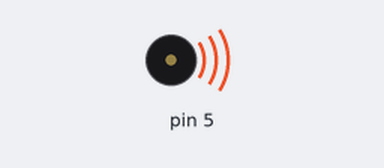
The sketch below on a simulated Arduino Uno, built with avr-gcc and run on an emulated ATmega328P. On the bench: buzzer (waves = sounding).

Above: at 0.5 s.
Timing chart, 0 to 4.6 s (numbered marks = the images above):
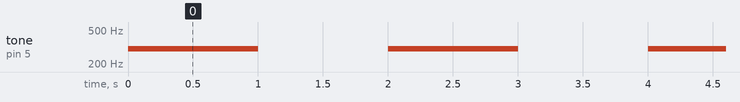

The sketch:

Buzzer.ino
```cpp
void setup() {
  // put your setup code here, to run once:
  pinMode(5, OUTPUT);
}

void loop() {
  // put your main code here, to run repeatedly:
  tone(5, 300);
  delay(1000);
  noTone(5);
  delay(1000);
}
```

Measured:
- by itself, tone on pin 5: alternates 300 Hz for 1.0 s and silent for 1.0 s
